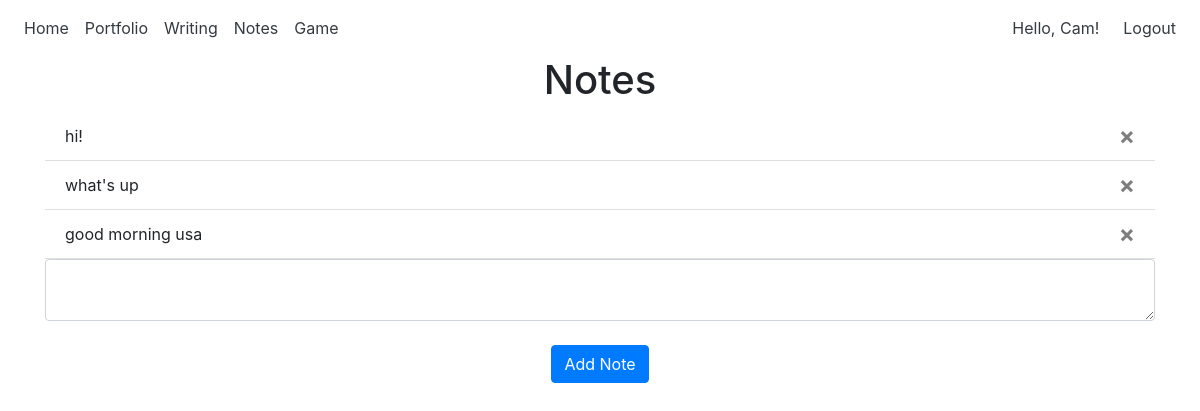
/notes (signed in), run on an earlier commit of the app's database.
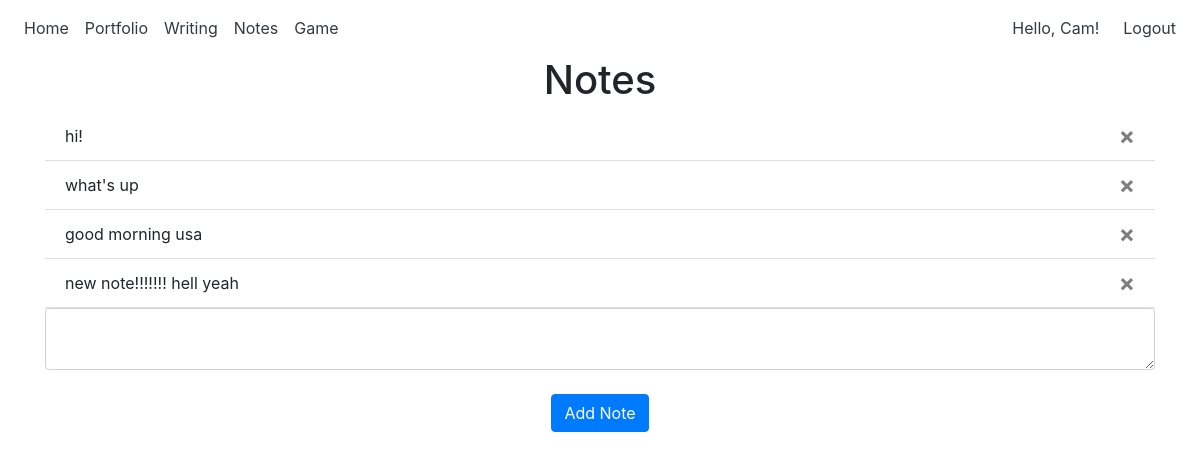
And on a later commit of the database.
### website/models.py (models this page shows)
class Note(db.Model):
    id = db.Column(db.Integer, primary_key=True)
    data = db.Column(db.String(10000))
    date = db.Column(db.DateTime(timezone=True), default=func.now())
    user_id = db.Column(db.Integer, db.ForeignKey('user.id'))

### website/views.py (the view, shortened to what this page needs)
@views.route('/notes', methods=['GET', 'POST'])
@login_required
def notes():
    return render_template("notes.html", user=current_user)

### website/__init__.py (called while the page is built)
def create_app():
    app = Flask(__name__)
    app.config['SECRET_KEY'] = 'thisisthesecretkeyabdahdajf'
    app.config['SQLALCHEMY_DATABASE_URI'] = f'sqlite:///{path.join(app.root_path, DB_NAME)}'
    db.init_app(app)
    from .views import views
    from .auth import auth
    app.register_blueprint(views, url_prefix='/')
    app.register_blueprint(auth, url_prefix='/')
    from .models import User, Note
    create_database(app)
    login_manager = LoginManager()
    login_manager.login_view = 'auth.login'
    login_manager.init_app(app)
    @login_manager.user_loader
    def load_user(id):
        return User.query.get(int(id))
    return app

### website/templates/notes.html
{% extends "base.html" %} {% block title %}Home{% endblock %}
{% block content %}
<h1 align="center">Notes</h1>
<ul class="list-group list-group-flush" id="notes">
    {% for note in user.notes %}
    <li class="list-group-item">
        {{ note.data }}
        <button type="button" class="close" onClick="deleteNote({{ note.id }})">
            <span aria-hidden="true">&times;</span>
        </button>
    </li>
    {% endfor %}
</ul>
<form method="POST">
    <textarea name="note" id="note" class="form-control"></textarea>
    <br />
    <div align="center">
        <button type="submit" class="btn btn-primary">Add Note</button>
    </div>
</form>
{% endblock %}

What changed in the data, as far as the page shows it:
added Note: data "new note!!!!!!! hell yeah"
